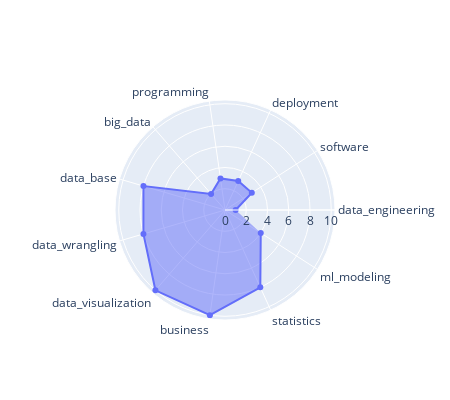

Source (notebook cell):
### Markdown cell above
**Analista de Datos**

Habilidades:
- **Estadística**, comunicación, **entendimiento de negocio**.
- **Excel**, SQL, Tableau, python

Actividades:
- **Entrega de KPI's**
- Datos para toma de decisiones
- **Reportes**

### Code cell
perfil = 'data_analyst'
fig = go.Figure(data=go.Scatterpolar(r=pd_skills[perfil], theta=pd_skills.skill, fill='toself'))
fig.update_layout(polar=dict(radialaxis=dict(visible=True),),showlegend=False,width=450, height=400)
fig.show()

### Figure 1 — Plotly figure (JSON) as saved in the notebook; plotly's stock layout.template omitted (floating-point values rounded to 4 significant figures)
{"data": [{"fill": "toself", "r": [1, 3, 3, 3, 2, 8, 8, 10, 10, 8, 4], "theta": ["data_engineering", "software", "deployment", "programming", "big_data", "data_base", "data_wrangling", "data_visualization", "business", "statistics", "ml_modeling"], "type": "scatterpolar"}], "layout": {"height": 400, "polar": {"radialaxis": {"visible": true}}, "showlegend": false, "width": 450}}
